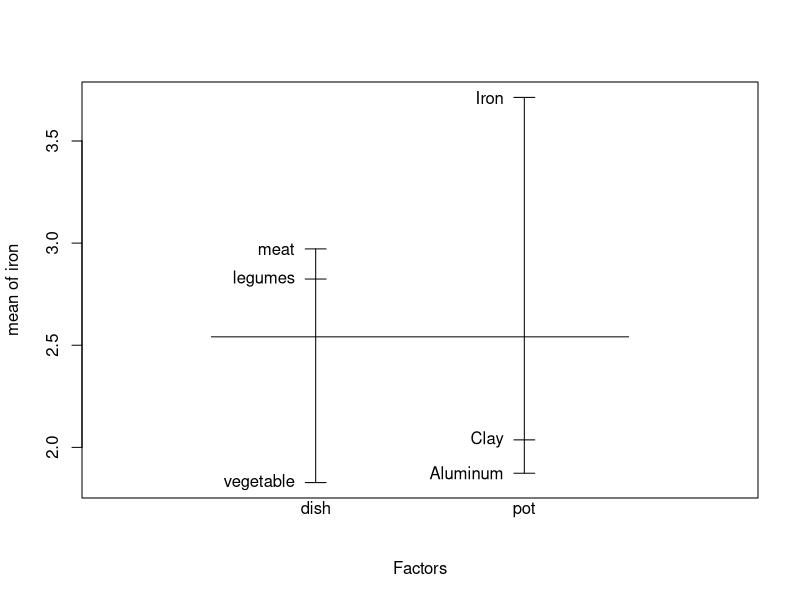
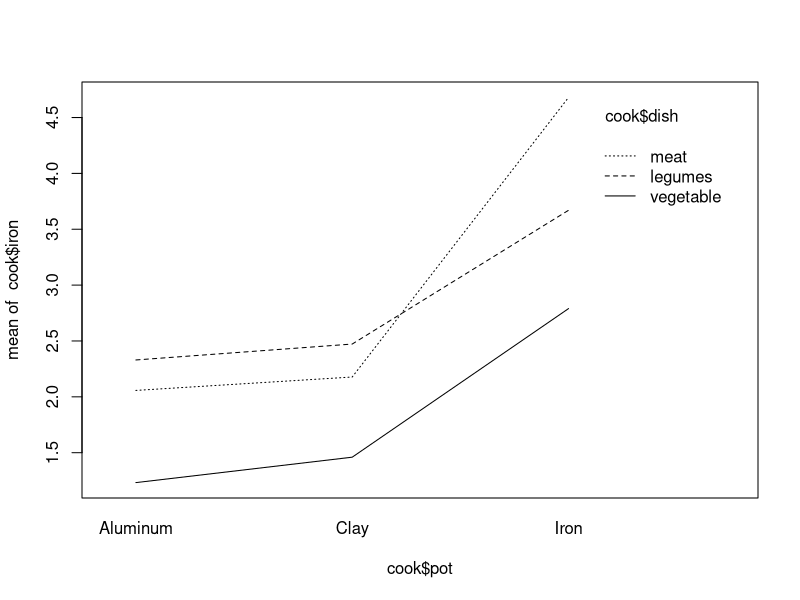

Write the R code that produced these figures, in order.
## ---- chunk 1
knitr::opts_chunk$set(echo = TRUE)
## ---- chunk 2
cook <- read.csv("cook.csv",header=TRUE)
cook$dish <- factor(cook$dish,levels=c("meat","legumes","vegetable"))
cook$pot <- factor(cook$pot,levels=c("Aluminum","Clay","Iron"))
cook[1:3,]
## ---- chunk 3
tapply(cook$iron, list(cook$pot,cook$dish), mean)
tapply(cook$iron, list(cook$pot,cook$dish), sd)
plot.design(iron ~ dish*pot, data=cook)
interaction.plot(cook$pot, cook$dish,response=cook$iron)
## ---- chunk 4
fit <- aov(iron ~ pot + dish + dish:pot, data=cook)
anova(fit)
## ---- chunk 5
S <- sqrt(8*qf(0.90,8,27))
S
## ---- chunk 6
set.seed(23)
sample.int(36, 3)
cookwo3 <- subset(cook, obs!="8" & obs!="28" & obs!="29")
cookwo3[1:10,]
## ---- chunk 7
xa1 <- factor(cookwo3$potid,labels=c("1","0","-1"))
xa1 <- as.numeric(as.character(xa1))
xa2 <- factor(cookwo3$potid,labels=c("0","1","-1"))
xa2 <- as.numeric(as.character(xa2))
xb3 <- rep(c(1,0,-1),c(11,12,10))
xb4 <- rep(c(0,1,-1),c(11,12,10))
xab13 <- xa1*xb3
xab23 <- xa2*xb3
xab14 <- xa1*xb4
xab24 <- xa2*xb4
## ---- chunk 8
fit.full <- lm(iron ~ xa1 + xa2 + xb3 + xb4 + xab13 + xab23 + xab14 + xab24, data=cookwo3)
summary(fit.full)
## ---- chunk 9
SSE.full <- sum(residuals(fit.full)^2)
df.full <- fit.full$df.residual
fit.noA <- lm(iron ~ xb3 + xb4 + xab13 + xab23 + xab14 + xab24, data=cookwo3)
SSE.noA <- sum(residuals(fit.noA)^2)
df.noA <- fit.noA$df.residual
fit.noB <- lm(iron ~ xa1 + xa2 + xab13 + xab23 + xab14 + xab24, data=cookwo3)
SSE.noB <- sum(residuals(fit.noB)^2)
df.noB <- fit.noB$df.residual
fit.noAB <- lm(iron ~ xa1 + xa2 + xb3 + xb4, data=cookwo3)
SSE.noAB <- sum(residuals(fit.noAB)^2)
df.noAB <- fit.noAB$df.residual
## ---- chunk 10
MSE <- (SSE.full/df.full)
MSA <- (SSE.noA - SSE.full)/(df.noA - df.full)
MSB <- (SSE.noB - SSE.full)/(df.noB - df.full)
MSAB <- (SSE.noAB - SSE.full)/(df.noAB - df.full)
## ---- chunk 11
F.A <- MSA/MSE
pf(F.A,2,24,lower.tail=FALSE)
F.B <- MSB/MSE
pf(F.B,2,24,lower.tail=FALSE)
F.AB <- MSAB/MSE
pf(F.AB,4,24,lower.tail=FALSE)
